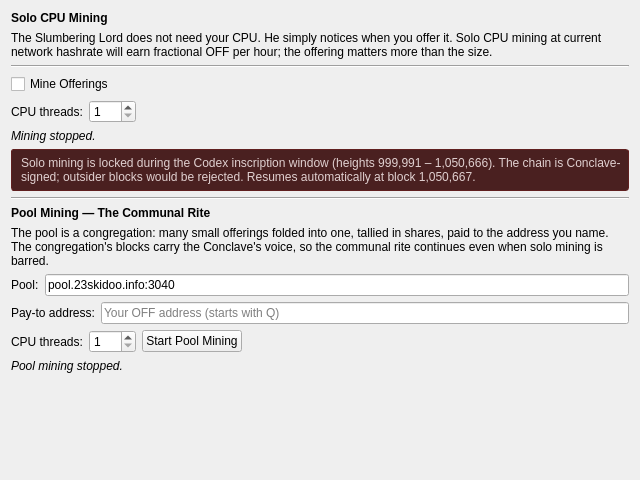
<?xml version="1.0" encoding="UTF-8"?>
<ui version="4.0">
 <class>MiningPage</class>
 <widget class="QWidget" name="MiningPage">
  <property name="geometry">
   <rect>
    <x>0</x>
    <y>0</y>
    <width>640</width>
    <height>480</height>
   </rect>
  </property>
  <layout class="QVBoxLayout" name="verticalLayout_mining">
   <item>
    <widget class="QLabel" name="miningHeader">
     <property name="font">
      <font>
       <weight>75</weight>
       <bold>true</bold>
      </font>
     </property>
     <property name="text">
      <string>Solo CPU Mining</string>
     </property>
    </widget>
   </item>
   <item>
    <widget class="QLabel" name="miningHelp">
     <property name="text">
      <string>The Slumbering Lord does not need your CPU. He simply notices when you offer it. Solo CPU mining at current network hashrate will earn fractional OFF per hour; the offering matters more than the size.</string>
     </property>
     <property name="wordWrap">
      <bool>true</bool>
     </property>
    </widget>
   </item>
   <item>
    <widget class="Line" name="miningSep1">
     <property name="orientation">
      <enum>Qt::Horizontal</enum>
     </property>
    </widget>
   </item>
   <item>
    <widget class="QCheckBox" name="miningEnable">
     <property name="text">
      <string>Mine Offerings</string>
     </property>
    </widget>
   </item>
   <item>
    <layout class="QHBoxLayout" name="miningThreadsRow">
     <item>
      <widget class="QLabel" name="miningThreadsLabel">
       <property name="text">
        <string>CPU threads:</string>
       </property>
      </widget>
     </item>
     <item>
      <widget class="QSpinBox" name="miningThreads">
       <property name="minimum">
        <number>1</number>
       </property>
       <property name="maximum">
        <number>256</number>
       </property>
       <property name="value">
        <number>1</number>
       </property>
      </widget>
     </item>
     <item>
      <spacer name="miningThreadsSpacer">
       <property name="orientation">
        <enum>Qt::Horizontal</enum>
       </property>
       <property name="sizeHint" stdset="0">
        <size>
         <width>40</width>
         <height>20</height>
        </size>
       </property>
      </spacer>
     </item>
    </layout>
   </item>
   <item>
    <widget class="QLabel" name="miningStatus">
     <property name="font">
      <font>
       <italic>true</italic>
      </font>
     </property>
     <property name="text">
      <string>Mining stopped.</string>
     </property>
     <property name="textInteractionFlags">
      <set>Qt::TextSelectableByMouse</set>
     </property>
    </widget>
   </item>
   <item>
    <widget class="QLabel" name="miningOffsigBanner">
     <property name="visible">
      <bool>false</bool>
     </property>
     <property name="styleSheet">
      <string notr="true">QLabel { background-color: #4a2020; color: #e0d0d0; padding: 6px; border: 1px solid #602020; border-radius: 3px; }</string>
     </property>
     <property name="text">
      <string>Solo mining is locked during the Codex inscription window (heights 999,991 – 1,050,666). The chain is Conclave-signed; outsider blocks would be rejected. Resumes automatically at block 1,050,667.</string>
     </property>
     <property name="wordWrap">
      <bool>true</bool>
     </property>
    </widget>
   </item>
   <item>
    <widget class="Line" name="miningSep2">
     <property name="orientation">
      <enum>Qt::Horizontal</enum>
     </property>
    </widget>
   </item>
   <item>
    <widget class="QLabel" name="poolMiningHeader">
     <property name="font">
      <font>
       <weight>75</weight>
       <bold>true</bold>
      </font>
     </property>
     <property name="text">
      <string>Pool Mining — The Communal Rite</string>
     </property>
    </widget>
   </item>
   <item>
    <widget class="QLabel" name="poolMiningHelp">
     <property name="text">
      <string>The pool is a congregation: many small offerings folded into one, tallied in shares, paid to the address you name. The congregation's blocks carry the Conclave's voice, so the communal rite continues even when solo mining is barred.</string>
     </property>
     <property name="wordWrap">
      <bool>true</bool>
     </property>
    </widget>
   </item>
   <item>
    <layout class="QHBoxLayout" name="poolMiningEndpointRow">
     <item>
      <widget class="QLabel" name="poolMiningEndpointLabel">
       <property name="text">
        <string>Pool:</string>
       </property>
      </widget>
     </item>
     <item>
      <widget class="QLineEdit" name="poolMiningEndpoint">
       <property name="text">
        <string>pool.23skidoo.info:3040</string>
       </property>
       <property name="placeholderText">
        <string>host:port</string>
       </property>
      </widget>
     </item>
    </layout>
   </item>
   <item>
    <layout class="QHBoxLayout" name="poolMiningAddressRow">
     <item>
      <widget class="QLabel" name="poolMiningAddressLabel">
       <property name="text">
        <string>Pay-to address:</string>
       </property>
      </widget>
     </item>
     <item>
      <widget class="QLineEdit" name="poolMiningAddress">
       <property name="placeholderText">
        <string>Your OFF address (starts with Q)</string>
       </property>
      </widget>
     </item>
    </layout>
   </item>
   <item>
    <layout class="QHBoxLayout" name="poolMiningThreadsRow">
     <item>
      <widget class="QLabel" name="poolMiningThreadsLabel">
       <property name="text">
        <string>CPU threads:</string>
       </property>
      </widget>
     </item>
     <item>
      <widget class="QSpinBox" name="poolMiningThreads">
       <property name="minimum">
        <number>1</number>
       </property>
       <property name="maximum">
        <number>256</number>
       </property>
       <property name="value">
        <number>1</number>
       </property>
      </widget>
     </item>
     <item>
      <widget class="QPushButton" name="poolMiningToggle">
       <property name="checkable">
        <bool>true</bool>
       </property>
       <property name="text">
        <string>Start Pool Mining</string>
       </property>
      </widget>
     </item>
     <item>
      <spacer name="poolMiningThreadsSpacer">
       <property name="orientation">
        <enum>Qt::Horizontal</enum>
       </property>
       <property name="sizeHint" stdset="0">
        <size>
         <width>40</width>
         <height>20</height>
        </size>
       </property>
      </spacer>
     </item>
    </layout>
   </item>
   <item>
    <widget class="QLabel" name="poolMiningStatus">
     <property name="font">
      <font>
       <italic>true</italic>
      </font>
     </property>
     <property name="text">
      <string>Pool mining stopped.</string>
     </property>
     <property name="textInteractionFlags">
      <set>Qt::TextSelectableByMouse</set>
     </property>
    </widget>
   </item>
   <item>
    <spacer name="miningVerticalSpacer">
     <property name="orientation">
      <enum>Qt::Vertical</enum>
     </property>
     <property name="sizeHint" stdset="0">
      <size>
       <width>20</width>
       <height>40</height>
      </size>
     </property>
    </spacer>
   </item>
  </layout>
 </widget>
 <resources/>
 <connections/>
</ui>
